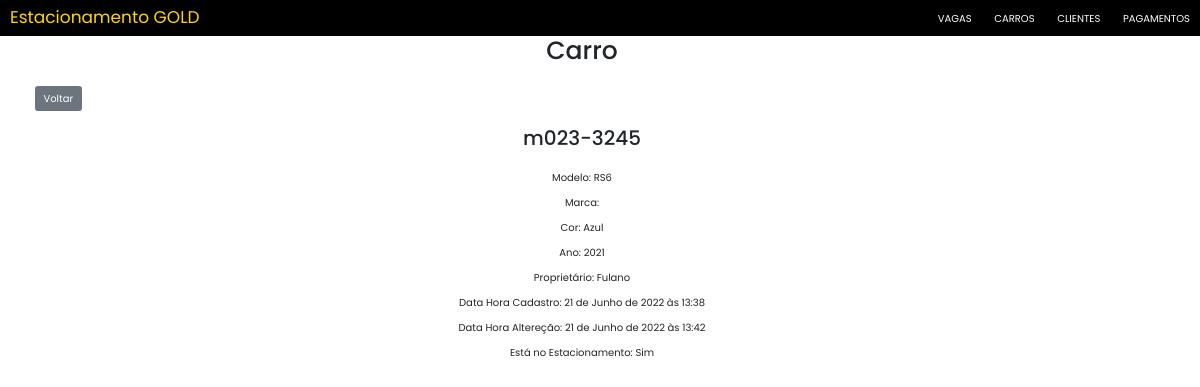
/carros/detail/2/, run on the app's committed database.
### mainCarros/models.py (models this page shows, shortened)
class Carro(models.Model):
    modelo = models.CharField(max_length=20)
    marca = EnumChoiceField(EnumMarcas)
    cor = models.CharField(max_length=20)
    ano = models.IntegerField()
    placa = models.CharField(max_length=15, unique=True)
    proprietario = models.ForeignKey(Cliente, on_delete=models.CASCADE)
    dataHoraCadastro = models.DateTimeField(
        auto_now_add=True, editable=False, verbose_name="Data e Hora Cadastro")
    dataHoraAlteracao = models.DateTimeField(
        auto_now=True, editable=False, verbose_name="Data e Hora Alteração")
    ocupandoVaga = models.BooleanField(default=False, editable=False)

### mainClientes/models.py (models this page shows)
class Cliente(models.Model):
    nome = models.CharField(max_length=255)
    cpf = models.CharField(max_length=14, unique=True, verbose_name="CPF")
    rg = models.CharField(max_length=10, verbose_name="RG")
    data_nascimento = models.DateField(verbose_name="Data de Nascimento")
    endereco = models.CharField(max_length=80, verbose_name="Endereço")
    telefone = models.CharField(max_length=15, verbose_name="Telefone")
    cidade = models.CharField(max_length=50, verbose_name="Cidade")
    uF = EnumChoiceField(EnumUF)
    dataHoraCadastro = models.DateTimeField(
        auto_now_add=True, editable=False, verbose_name="Data e Hora Cadastro")
    dataHoraAlteracao = models.DateTimeField(
        auto_now=True, editable=False, verbose_name="Data e Hora Alteração")
    def __str__(self) -> str:
        return self.nome

### mainCarros/views.py (the view)
# urls.py: path("detail/<int:pk>/", views.CarroDetail.as_view(), name="detail"),
class CarroDetail(DetailView):
    model = Carro
    fields = '__all__'

### mainCarros/templates/mainCarros/carro_detail.html (shortened to what this page needs)
{% extends 'Estacionamento/base.html' %}
{% load static %}
{% block titleBody %}Carro{% endblock %}
{% block content %}
<a style="margin-left:3%" href="{% url 'mainCarros:list' %}"><input type="submit" class="btn btn-secondary" value="Voltar" /></a>
<div style="text-align:center;">
    <h2>{{carro.placa}}</h2>
    <p>Modelo: {{carro.modelo}}</p>
    <p>Marca: {{carro.marca.value}}</p>
    <p>Cor: {{carro.cor}}</p>
    <p>Ano: {{carro.ano}}</p>
    <p>Proprietário: {{carro.proprietario}}</p>
    <p>Data Hora Cadastro: {{carro.dataHoraCadastro}}</p>
    <p>Data Hora Altereção: {{carro.dataHoraAlteracao}}</p>
    <p>Está no Estacionamento:
        {% if carro.ocupandoVaga == True %}
            Sim
        {% else %}
            Não
        {% endif %}
    </p>
</div>
{% endblock %}

### Estacionamento/static/index.css (style rules this page uses)
body { font-family: "Poppins", sans-serif; }

### data on the page
Carro: placa "m023-3245", modelo "RS6", cor "Azul", ano "2021", proprietario "Fulano", dataHoraCadastro "21 de Junho de 2022 às 13:38", dataHoraAlteracao "21 de Junho de 2022 às 13:42"
